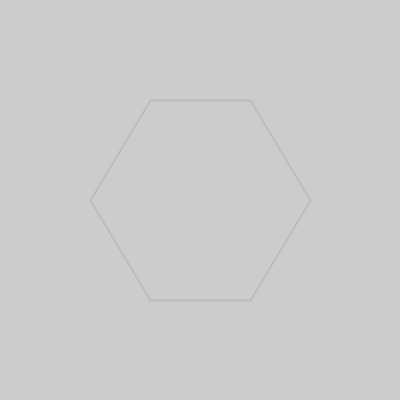
Frame 1 (no input)
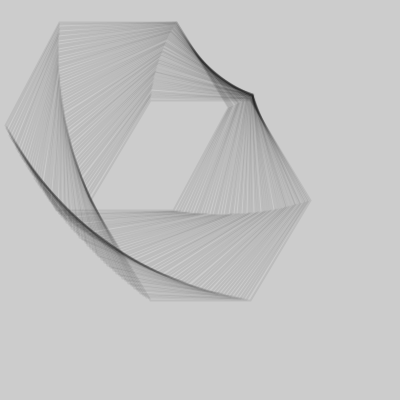
Frame 60 (the mouse pressed at the canvas centre just before this capture)
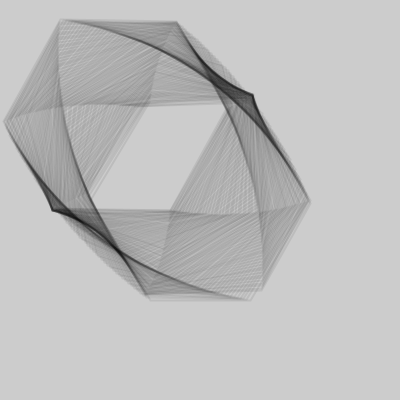
Frame 120 (the mouse held since frame 60 and released just before this capture)

The Processing sketch that drew these frames (run headless with seeded random() and noise(); from frame 60 on, the mouse is pressed at the canvas centre):

// Processing sketch: hdpk_ss16_08_03a
// ── hdpk_ss16_08_03a.pde
PVector position;
float rotation = 0;

void setup(){
  size(400, 400);
  
  // start in the center
  position = new PVector(width/2, height/2);
  
  noFill();
  stroke(0, 20);
  strokeWeight(0.2);
}

void draw(){
  translate(position.x, position.y);
  rotate(radians(rotation));
  
  // draw hexagon
  beginShape();
  scale(10);
  vertex(-5, -10);
  vertex(5, -10);
  vertex(11, 0);
  vertex(5, 10);
  vertex(-5, 10);
  vertex(-11, 0);
  endShape(CLOSE);
  
  PVector mouse = new PVector(mouseX, mouseY);
  mouse.sub(position);
  mouse.setMag(2);
  position.add(mouse);
    
  rotation += 1;
}
